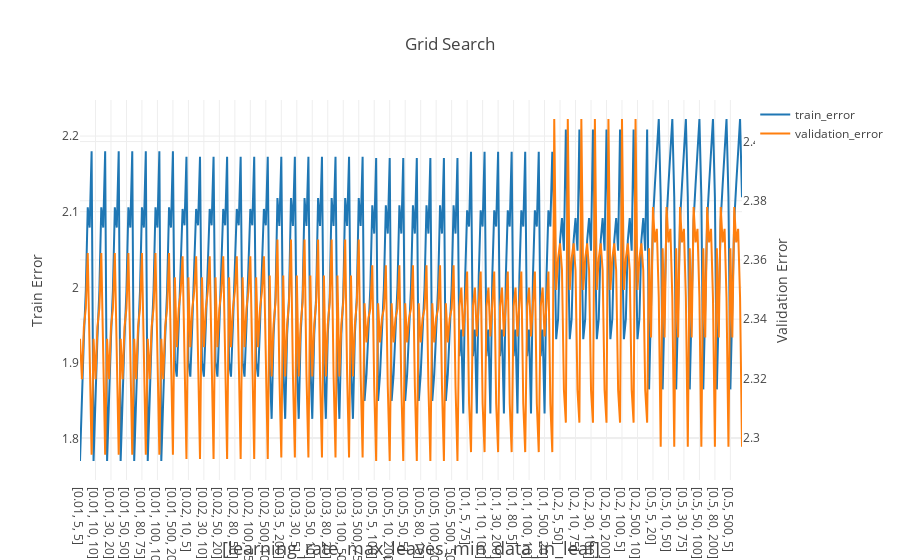

Source (notebook cell):
### Code cell
"""
Plotting training and validation error to find optimized variables
"""
tuples_ = [str(t) for t in tuples]
trace1 = go.Scatter(x= tuples_, y = train_error, name='train_error')
trace2 = go.Scatter(x= tuples_, y = test_error, name = 'validation_error', yaxis='y2')
layout = go.Layout(title='Grid Search',
                   xaxis=dict(type = "category", 
                              title='[learning_rate, max_leaves, min_data_in_leaf]', 
                              titlefont=dict(size=18,)),
                   yaxis=dict(title='Train Error'),
                   yaxis2=dict(
                       title='Validation Error',
                       overlaying='y',
                       side='right'))
data = [trace1, trace2]
fig = dict(data=data, layout=layout)

plotly.offline.iplot(fig)

### Figure 1 — Plotly figure (JSON) as saved in the notebook; plotly's stock layout.template omitted (floating-point values rounded to 4 significant figures; data arrays with more than 128 entries replaced by an {"elided": "..."} marker saying what was removed)
{"data": [{"name": "train_error", "type": "scatter", "uid": "6cf4f504-649b-11e9-88e0-945330cb32f3", "x": {"elided": "343 str values"}, "y": {"elided": "343 float values"}}, {"name": "validation_error", "type": "scatter", "uid": "6cf4f505-649b-11e9-88e0-945330cb32f3", "x": {"elided": "343 str values"}, "y": {"elided": "343 float values"}, "yaxis": "y2"}], "layout": {"title": "Grid Search", "xaxis": {"title": "[learning_rate, max_leaves, min_data_in_leaf]", "titlefont": {"size": 18}, "type": "category"}, "yaxis": {"title": "Train Error"}, "yaxis2": {"overlaying": "y", "side": "right", "title": "Validation Error"}}}
